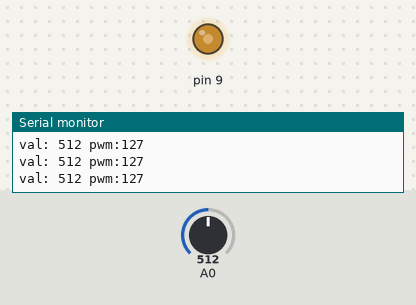
Bench run of a sketch on a simulated Arduino Uno, built with avr-gcc and run on an emulated ATmega328P. Parts: output pins drawn as LEDs (lit = HIGH), the last lines printed to the serial monitor. The inputs (shaded band) are chosen by the test bench; at power-on: A0 = 512.

Above: at 1.2 s.
1.3 s: A0 set to 716
At 2.6 s:
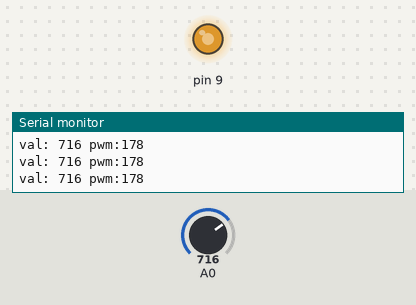
2.9 s: A0 set to 900
At 4.2 s:
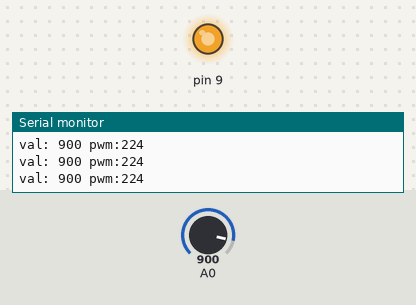
4.5 s: A0 set to 122
At 5.8 s:
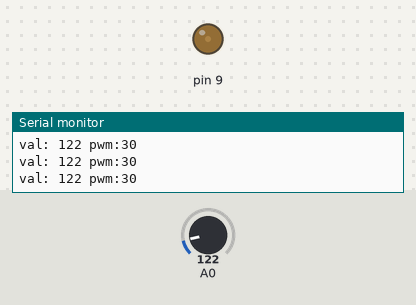
6.1 s: A0 set to 0
At 7.4 s:
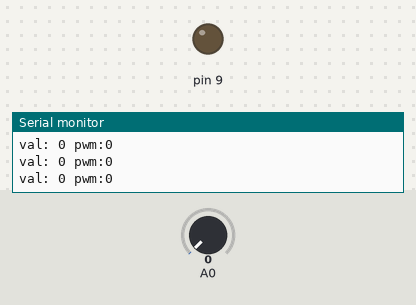
7.7 s: A0 set to 511
At 9.1 s:
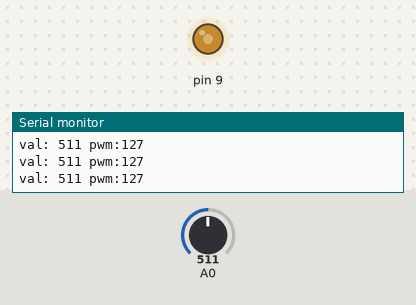
Timing chart, 0 to 10.3 s (numbered marks = the images above; inputs shaded):
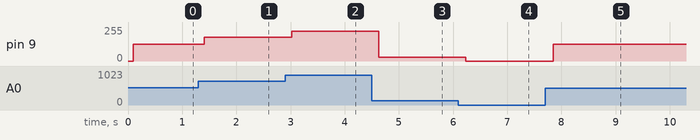

The sketch:

036-leggere-pot_write-led.ino
```cpp
void setup() {
  Serial.begin(9600);
}

void loop() {
  int val = analogRead(A0);
  delay(100);

  int pwm = map(val, 0,1023, 0,255);
  String str = "val: " + String(val) + " pwm:" + String(pwm);
  Serial.println(str);

  analogWrite(9, pwm);
}
```

Measured:
- after the input at 1.3 s, pin 9: 127/255 → 178/255 after 0.11 s
- after the input at 2.9 s, pin 9: 178/255 → 224/255 after 0.12 s
- after the input at 4.5 s, pin 9: 224/255 → 30/255 after 0.13 s
- after the input at 6.1 s, pin 9: 30/255 → 0/255 after 0.14 s
- after the input at 7.7 s, pin 9: 0/255 → 127/255 after 0.15 s
